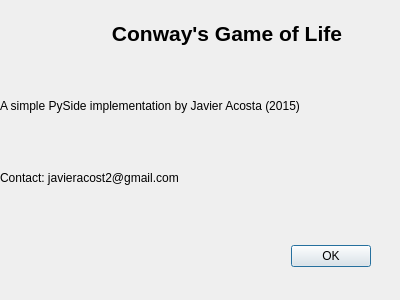
<?xml version="1.0" encoding="UTF-8"?>
<ui version="4.0">
 <class>Dialog</class>
 <widget class="QDialog" name="Dialog">
  <property name="geometry">
   <rect>
    <x>0</x>
    <y>0</y>
    <width>400</width>
    <height>300</height>
   </rect>
  </property>
  <property name="sizePolicy">
   <sizepolicy hsizetype="Fixed" vsizetype="Fixed">
    <horstretch>0</horstretch>
    <verstretch>0</verstretch>
   </sizepolicy>
  </property>
  <property name="windowTitle">
   <string>About</string>
  </property>
  <widget class="QDialogButtonBox" name="buttonBox">
   <property name="geometry">
    <rect>
     <x>30</x>
     <y>240</y>
     <width>341</width>
     <height>32</height>
    </rect>
   </property>
   <property name="orientation">
    <enum>Qt::Horizontal</enum>
   </property>
   <property name="standardButtons">
    <set>QDialogButtonBox::Ok</set>
   </property>
  </widget>
  <widget class="QWidget" name="verticalLayoutWidget">
   <property name="geometry">
    <rect>
     <x>0</x>
     <y>0</y>
     <width>454</width>
     <height>231</height>
    </rect>
   </property>
   <layout class="QVBoxLayout" name="verticalLayout">
    <item>
     <widget class="QLabel" name="label">
      <property name="font">
       <font>
        <pointsize>16</pointsize>
        <weight>75</weight>
        <bold>true</bold>
       </font>
      </property>
      <property name="locale">
       <locale language="English" country="UnitedStates"/>
      </property>
      <property name="text">
       <string>Conway's Game of Life</string>
      </property>
      <property name="alignment">
       <set>Qt::AlignCenter</set>
      </property>
      <property name="wordWrap">
       <bool>false</bool>
      </property>
     </widget>
    </item>
    <item>
     <widget class="QLabel" name="label_2">
      <property name="locale">
       <locale language="English" country="UnitedStates"/>
      </property>
      <property name="text">
       <string>A simple PySide implementation by Javier Acosta (2015)</string>
      </property>
      <property name="alignment">
       <set>Qt::AlignJustify|Qt::AlignVCenter</set>
      </property>
      <property name="wordWrap">
       <bool>false</bool>
      </property>
     </widget>
    </item>
    <item>
     <widget class="QLabel" name="label_3">
      <property name="text">
       <string>Contact: javieracost2@gmail.com</string>
      </property>
      <property name="alignment">
       <set>Qt::AlignJustify|Qt::AlignVCenter</set>
      </property>
      <property name="wordWrap">
       <bool>false</bool>
      </property>
     </widget>
    </item>
    <item>
     <spacer name="horizontalSpacer">
      <property name="orientation">
       <enum>Qt::Horizontal</enum>
      </property>
      <property name="sizeHint" stdset="0">
       <size>
        <width>40</width>
        <height>20</height>
       </size>
      </property>
     </spacer>
    </item>
   </layout>
  </widget>
 </widget>
 <resources/>
 <connections>
  <connection>
   <sender>buttonBox</sender>
   <signal>accepted()</signal>
   <receiver>Dialog</receiver>
   <slot>accept()</slot>
   <hints>
    <hint type="sourcelabel">
     <x>248</x>
     <y>254</y>
    </hint>
    <hint type="destinationlabel">
     <x>157</x>
     <y>274</y>
    </hint>
   </hints>
  </connection>
 </connections>
</ui>
